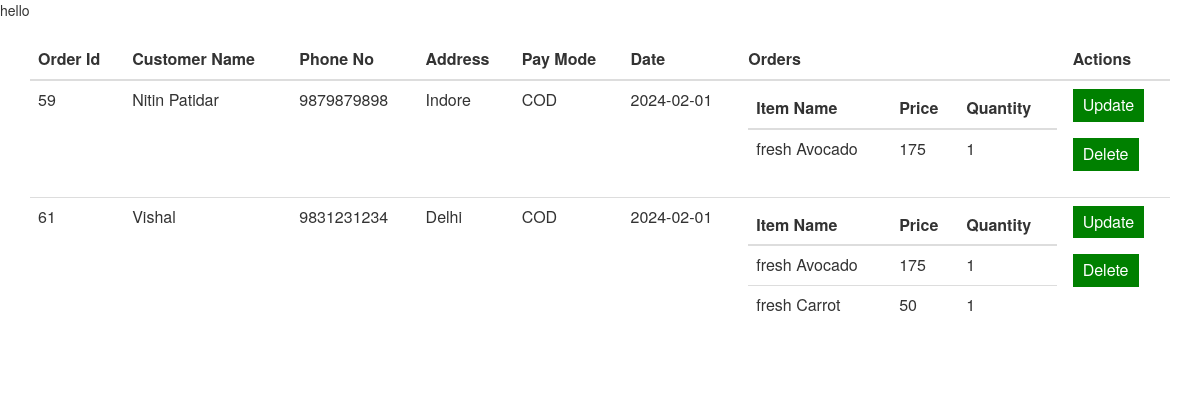
The page /Admin/admin_panel.php on the database its author committed.
### tables this page shows
CREATE TABLE `order_manager` (
  `Order_id` int(100) NOT NULL,
  `Full_Name` text NOT NULL,
  `Phone_No` bigint(100) NOT NULL,
  `Address` varchar(100) NOT NULL,
  `Pay_Mode` varchar(1000) NOT NULL,
  `dat` date DEFAULT curdate()
);

CREATE TABLE `user_orders` (
  `Order_Id` int(100) NOT NULL,
  `Item_Name` varchar(100) NOT NULL,
  `Price` int(100) NOT NULL,
  `Quantity` int(100) NOT NULL
);

### Admin/admin_panel.php (the view, shortened to what this page needs)
<?php
include 'connection.php';
?>
<!DOCTYPE html>
<html lang="en">
<head>
    <link rel="stylesheet" href="https://cdn.jsdelivr.net/npm/bootstrap@3.3.7/dist/css/bootstrap.min.css">
    <link rel="stylesheet" href="styles.css">
</head>
<body>
    <div class="container mt-5">
        <div class="row">
            <div class="col-lg-12">
                <table class="table table-dark">
                    <thead>
                        <tr>
                            <th scope="col">Order Id</th>
                            <th scope="col">Customer Name</th>
                            <th scope="col">Phone No</th>
                            <th scope="col">Address</th>
                            <th scope="col">Pay Mode</th>
                            <th scope="col">Date</th>
                            <th scope="col">Orders</th>
                            <th scope="col">Actions</th>
                        </tr>
                    </thead>
                    <tbody>
                        <?php
                        $query = "SELECT * FROM order_manager";
                        $user_result = mysqli_query($con, $query);
                        while ($user_row = mysqli_fetch_assoc($user_result)) {
                            echo "
                            <tr>
                                <td>{$user_row['Order_id']}</td>
                                <td>{$user_row['Full_Name']}</td>
                                <td>{$user_row['Phone_No']}</td>
                                <td>{$user_row['Address']}</td>
                                <td>{$user_row['Pay_Mode']}</td>
                                <td>{$user_row['dat']}</td>
                                <td>
                                    <table class='table table-dark'>
                                        <thead>
                                            <tr>
                                                <th scope='col'>Item Name</th>
                                                <th scope='col'>Price</th>
                                                <th scope='col'>Quantity</th>
                                            </tr>
                                        </thead>
                                        <tbody>";
                            $user_order = "SELECT * FROM user_orders WHERE Order_id='{$user_row['Order_id']}'";
                            $order_result = mysqli_query($con, $user_order);
                            while ($order_row = mysqli_fetch_assoc($order_result)) {
                                echo "
                                <tr>
                                    <td>{$order_row['Item_Name']}</td>
                                    <td>{$order_row['Price']}</td>
                                    <td>{$order_row['Quantity']}</td>
                                </tr>";
                            }
                            echo "
                                        </tbody>
                                    </table>
                                </td>
                                <td>
                                    <form action='update_order.php' method='post'>
                                        <input type='hidden' name='order_id' value='{$user_row['Order_id']}'>
                                        <button type='submit' name='update'>Update</button>
                                    </form>
                                    <form action='delete_order.php' method='post'>
                                        <input type='hidden' name='order_id' value='{$user_row['Order_id']}'>
                                        <button type='submit' name='delete'>Delete</button>
                                    </form>
                                </td>
                            </tr>";
                        }
                        ?>
                    </tbody>
                </table>
            </div>
        </div>
    </div>
</body>
</html>

### Admin/styles.css (style rules this page uses)
body { background-color: #fff; }
.table { width: 100%; }
button { background-color: green; color: #fff; padding: 5px 10px; border: none; cursor: pointer; }
.container { margin-top: 20px; }

### rows shown on the page
order_manager: Order_id "59", Full_Name "Nitin Patidar", Phone_No "9879879898", Address "Indore", Pay_Mode "COD", dat "2024-02-01"
user_orders: Item_Name "fresh Avocado", Price "175", Quantity "1"
order_manager: Order_id "61", Full_Name "Vishal", Phone_No "9831231234", Address "Delhi", Pay_Mode "COD", dat "2024-02-01"
user_orders: Item_Name "fresh Avocado", Price "175", Quantity "1"
user_orders: Item_Name "fresh Carrot", Price "50", Quantity "1"
